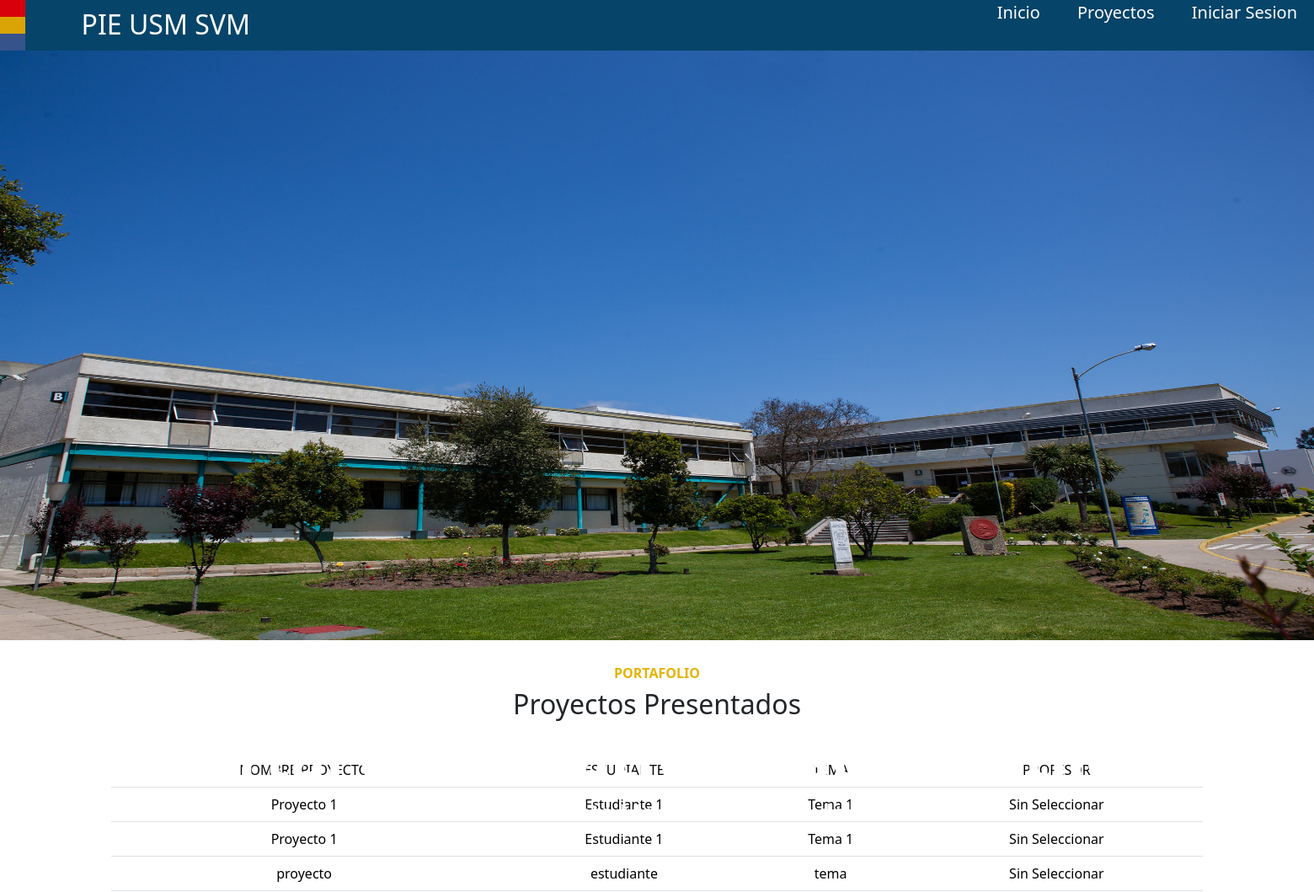
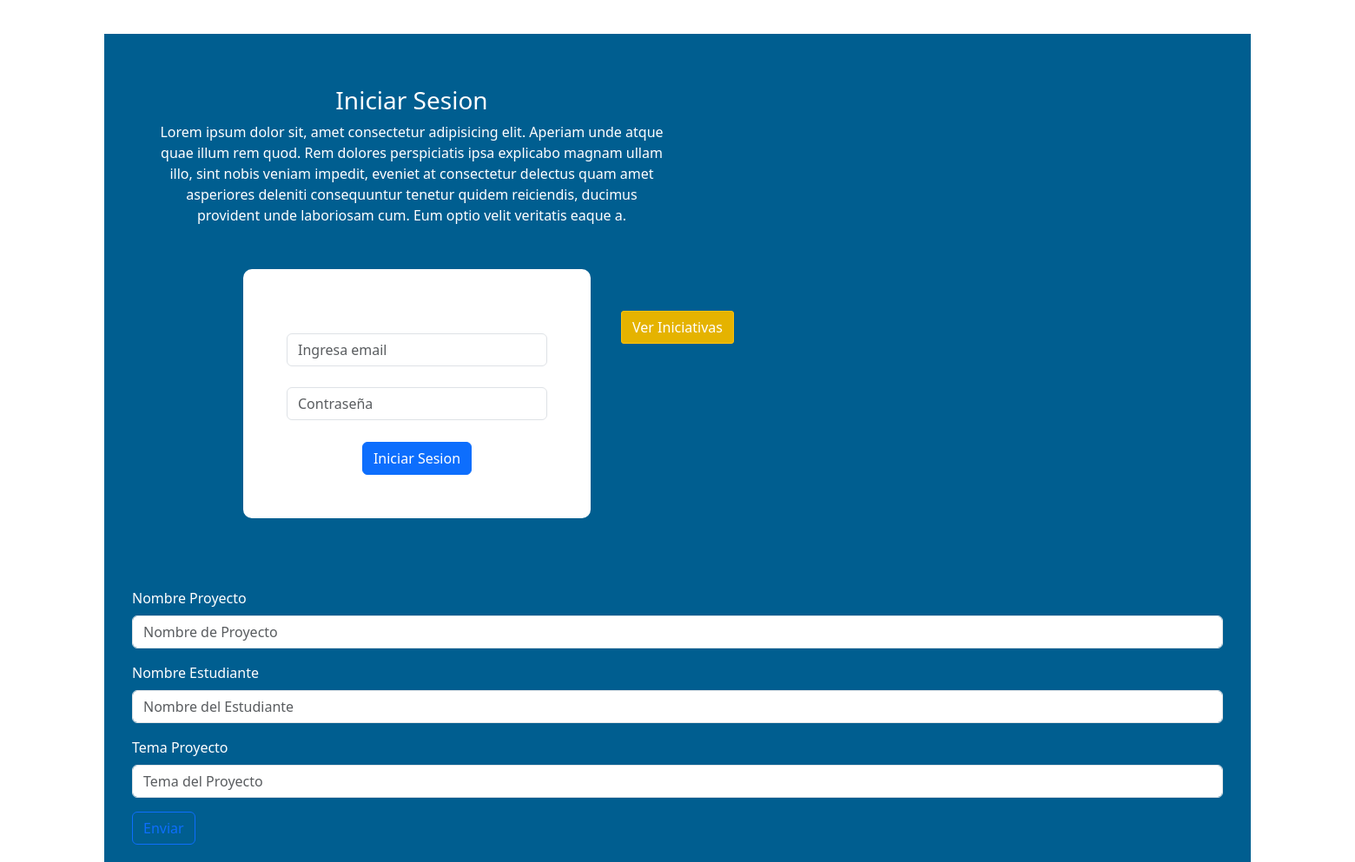
The page / on the database its author committed (2 pictures, top to bottom).
### core/models.py (models this page shows, shortened)
class Proyecto(models.Model):
    nombre = models.CharField(max_length=25)
    estudiante = models.CharField(max_length=25)
    tipo = models.CharField(max_length=30)
    profesor = models.CharField(max_length=25,default="Sin Seleccionar")

### core/views.py (the view)
# urls.py: path('',views.index, name="index"),
def index(request):
    lista_proyectos= Proyecto.objects.all()
    data = {
        "Nombre": Proyecto.nombre,
        "Estudiante": Proyecto.estudiante,
        "Tipo": Proyecto.tipo,
        "Profesor": Proyecto.profesor,
        "lista_proyectos": lista_proyectos,
    }
    return render(request, 'core/index.html', data)

### core/templates/core/index.html (shortened to what this page needs)
{% load static %}
<!DOCTYPE html>
<html lang="en">
  <head>
    <link
      href="https://cdn.jsdelivr.net/npm/bootstrap@5.3.3/dist/css/bootstrap.min.css"
      rel="stylesheet"
    />
    <link rel="stylesheet" href="{% static "core/css/styles.css" %}">
  </head>
  <body>
    <header>
        <div class="barras"><img src="{% static "core/img/Barra Colores.png" %}" alt=""></div>
        <h2>PIE USM SVM</h2>
        <nav>
            <a href="#home">Inicio</a>
            <a href="#portafolio">Proyectos</a>
            {% if user.is_authenticated %}
            <a href="">Cerrar Sesion</a>
            {% else%}
            <a href="#iniciar_sesion">Iniciar Sesion</a>
            {% endif%}
        </nav>
    </header>
    <div class="imagen_central" id="home">
      <img src="{% static "core/img/svm.jpg"%}" alt="">
      <div class="texto_imagen">
        <h1>Portal de Iniciativas Estudiantiles</h1>
        <h3>Universidad Santa Maria - Sede Viña del Mar</h3>
      </div>
      <div class="boton_imagen">
        <button type="button" id="boton_imagen" class="btn btn-warning">
          Ver Iniciativas
        </button>
      </div>
    </div>
    <div class="portafolio" id="portafolio">
      <div class="texto_portafolio">
        <h3>PORTAFOLIO</h3>
        <h2>Proyectos Presentados</h2>
      </div>
      <div class="container" id="tabla">
        <table class="table table-hover">
          <thead>
            <tr>
              <td>NOMBRE PROYECTO</td>
              <td>ESTUDIANTE</td>
              <td>TEMA</td>
              <td>PROFESOR</td>
            </tr>
          </thead>
          <tbody>
            {% for Proyecto in lista_proyectos %}
              <tr>
                <td>{{Proyecto.nombre}}</td>
                <td>{{Proyecto.estudiante}}</td>
                <td>{{Proyecto.tipo}}</td>
                <td>{{Proyecto.profesor}}</td>
              </tr>
            {% endfor %}
          </tbody>
        </table>
      </div>
    </div>
    <div class="container text-center container_login">
      <div class="row align-items-center">
        <div class="col-6">
          <h3>Iniciar Sesion</h3>
          <p>Lorem ipsum dolor sit, amet consectetur adipisicing elit. Aperiam unde atque quae illum rem quod. Rem dolores perspiciatis ipsa explicabo magnam ullam illo, sint nobis veniam impedit, eveniet at consectetur delectus quam amet asperiores deleniti consequuntur tenetur quidem reiciendis, ducimus provident unde laboriosam cum. Eum optio velit veritatis eaque a.</p>
          <div class="login" id="iniciar_sesion">
            <form method="post">
              <div class="form-group">
                <label for="exampleInputEmail1">Email</label>
                <input type="text" name="username" class="form-control" id="exampleInputEmail1" aria-describedby="emailHelp" placeholder="Ingresa email">
              </div>
              <div class="form-group">
                <label for="exampleInputPassword1">Contraseña</label>
                <input type="password" name="password" class="form-control" id="exampleInputPassword1" placeholder="Contraseña">
              </div>
              <button type="submit" class="btn btn-primary">Iniciar Sesion</button>
            </form>
          </div>
        </div>
      </div>
    </div>
    <div class="container" id="formulario">
      <div class="nuevoProyecto">
          <form action="{% url 'Nuevo Proyecto' %}" method="post">
              <div class="mb-3">
                  <label for="NombreProyecto" class="form-label">Nombre Proyecto</label>
                  <input type="text" class="form-control" id="NombreProyecto" name="NombreProyecto" placeholder="Nombre de Proyecto">
              </div>
              <div class="mb-3">
                  <label for="NombreEstudiante" class="form-label">Nombre Estudiante</label>
                  <input type="text" class="form-control" id="NombreEstudiante" name="NombreEstudiante" placeholder="Nombre del Estudiante">
              </div>
              <div class="mb-3">
                  <label for="TemaProyecto" class="form-label">Tema Proyecto</label>
                  <input type="text" class="form-control" id="Tema" name="TemaProyecto" placeholder="Tema del Proyecto">
              </div>
              <input class="btn btn-outline-primary" type="submit" value="Enviar">
          </form>
      </div>
  </body>
</html>

### core/static/core/css/styles.css (style rules this page uses)
header { background-color: #074469; display: flex; width: 100%; height: 60px; justify-content: space-between; }
nav a { margin: 20px; color: white; text-decoration: none; font-size: 20px; }
header h2 { margin-left: -800px; padding: 10px; color: white; }
.barras img { width: 30px; height: 60px; }
.imagen_central img { width: 100%; height: 700px; display: flex; justify-content: center; }
.texto_imagen { color: white; position: absolute; text-align: center; top: 45%; left: 50%; transform: translate(-50%, -50%); }
.texto_imagen h1 { width: 2000px; font-weight: bold; font-size: 70px; }
.boton_imagen { position: absolute; text-align: center; top: 70%; left: 50%; transform: translate(-50%, -50%); }
.boton_imagen button { background-color: #e5b300; border-radius: 3px; }
#boton_imagen { color: white; }
.portafolio { text-align: center; padding-top: 30px; }
.texto_portafolio { padding-bottom: 30px; }
.texto_portafolio h3 { font-size: 16px; font-weight: bold; color: #e5b300; }
.container_login { color: white; padding: 60px; margin-top: 40px; background-color: #005e90; }
.login { border-radius: 10px; margin-top: 50px; margin-left: 100px; padding: 50px; background-color: white; width: 400px; }
.container_login button { margin-top: 25px; }
#formulario { color: white; background-color: #005e90; }
.nuevoProyecto { padding: 20px; width: 100%; background-color: #005e90; }

### rows shown on the page
Proyecto: nombre "Proyecto 1", estudiante "Estudiante 1", tipo "Tema 1", profesor "Sin Seleccionar"
Proyecto: nombre "Proyecto 1", estudiante "Estudiante 1", tipo "Tema 1", profesor "Sin Seleccionar"
Proyecto: nombre "proyecto", estudiante "estudiante", tipo "tema", profesor "Sin Seleccionar"
